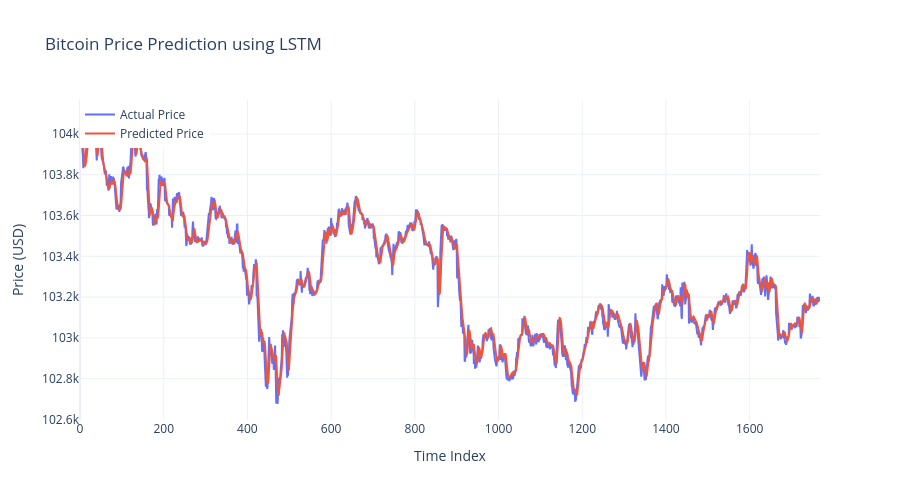

Notebook source saved alongside this figure:
### Markdown cell above
## Plotting Actual Vs Predicted using Plotly

### Code cell
import plotly.graph_objects as go
import numpy as np

# Use same x-axis values
x = np.arange(len(y_test_actual))

fig = go.Figure()

fig.add_trace(go.Scatter(
    x=x,
    y=y_test_actual.flatten(),
    mode='lines',
    name='Actual Price',
    line=dict(width=2)
))

fig.add_trace(go.Scatter(
    x=x,
    y=y_pred.flatten(),
    mode='lines',
    name='Predicted Price',
    line=dict(width=2)
))

fig.update_layout(
    title="Bitcoin Price Prediction using LSTM",
    xaxis_title="Time Index",
    yaxis_title="Price (USD)",
    legend=dict(x=0, y=1),
    template="plotly_white",
    height=500,
    width=900,
    hovermode='x unified'
)

fig.show()

### Figure 1 — Plotly figure (JSON) as saved in the notebook; plotly's stock layout.template omitted (floating-point values rounded to 4 significant figures; data arrays with more than 128 entries replaced by an {"elided": "..."} marker saying what was removed)
{"data": [{"line": {"width": 2}, "mode": "lines", "name": "Actual Price", "type": "scatter", "x": {"elided": "1769 int values"}, "y": {"elided": "1769 float values"}}, {"line": {"width": 2}, "mode": "lines", "name": "Predicted Price", "type": "scatter", "x": {"elided": "1769 int values"}, "y": {"elided": "1769 float values"}}], "layout": {"height": 500, "hovermode": "x unified", "legend": {"x": 0, "y": 1}, "title": {"text": "Bitcoin Price Prediction using LSTM"}, "width": 900, "xaxis": {"autorange": true, "range": [0, 1768], "title": {"text": "Time Index"}, "type": "linear"}, "yaxis": {"autorange": true, "range": [102600.0, 104200.0], "title": {"text": "Price (USD)"}, "type": "linear"}}}
